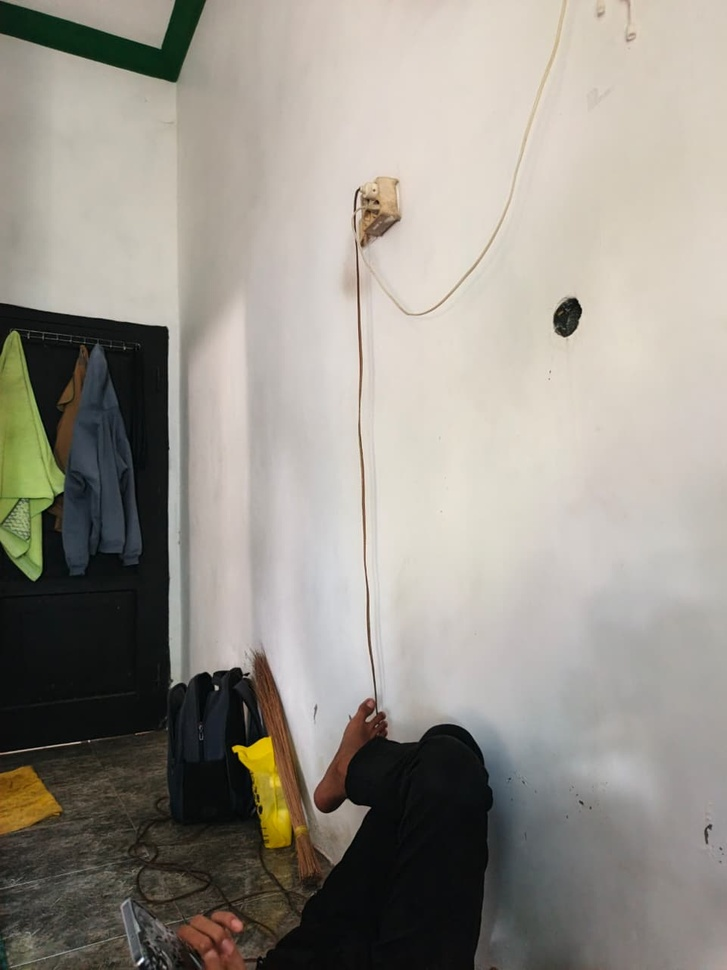
#> input picture img/1.jpeg, 727 x 970 px, shrunk from 960 x 1280 before the run; its folder holds 4 pictures in this run
$ jupyter execute image-stitching-panorama.ipynb   (shell and % lines are left out)
#> lines starting #> are read from the running program, lines starting #| are printed output that depends on the picture
[cell 1]
import os
import cv2
import math
import glob
import numpy as np
import matplotlib.pyplot as plt

# Image Reading and Preprocessing

[cell 2]
folder_path = '/kaggle/input/datasets/jauhanahmad/gambar/img/'

imagefiles = glob.glob(os.path.join(folder_path, '*.jpeg'))

imagefiles.sort(key=lambda f: int(''.join(filter(str.isdigit, os.path.basename(f)))))

images = []
images_rgb = []

print(f"Ditemukan {len(imagefiles)} gambar:")
for f in imagefiles:
    print(f"- {f}")

for filename in imagefiles:
    img = cv2.imread(filename)
#> img is the input picture: shape (970, 727, 3); mean B, G, R 138.1, 146.7, 151.3

    if img is not None:
        images.append(img)

        img_rgb = cv2.cvtColor(img, cv2.COLOR_BGR2RGB)
        images_rgb.append(img_rgb)
    else:
        print(f"Gagal membaca file: {filename}")

num_images = len(images)

# Image Display

[cell 3]
if num_images > 0:
    plt.figure(figsize=[20, 8])
    num_cols = 3
    num_rows = math.ceil(num_images / num_cols)

    for i in range(0, num_images):
        plt.subplot(num_rows, num_cols, i + 1)
        plt.axis("off")
        plt.imshow(images_rgb[i])
        plt.title(f"Gambar {i+1}")

    plt.tight_layout()
    plt.show()
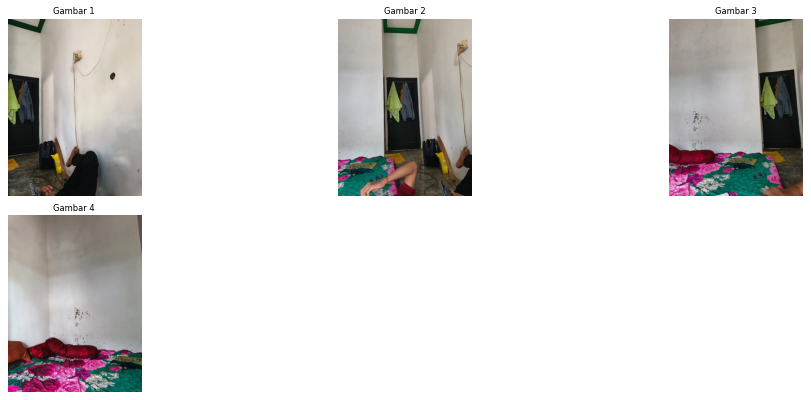
#> figure drawn by matplotlib, 4 panels
else:
    print("Tidak ada gambar yang berhasil dimuat.")

# deteksi keypoints dan Feature matching

[cell 4]
sift = cv2.SIFT_create()

img1 = images[0]
img2 = images[1]
gray1 = cv2.cvtColor(img1, cv2.COLOR_BGR2GRAY)
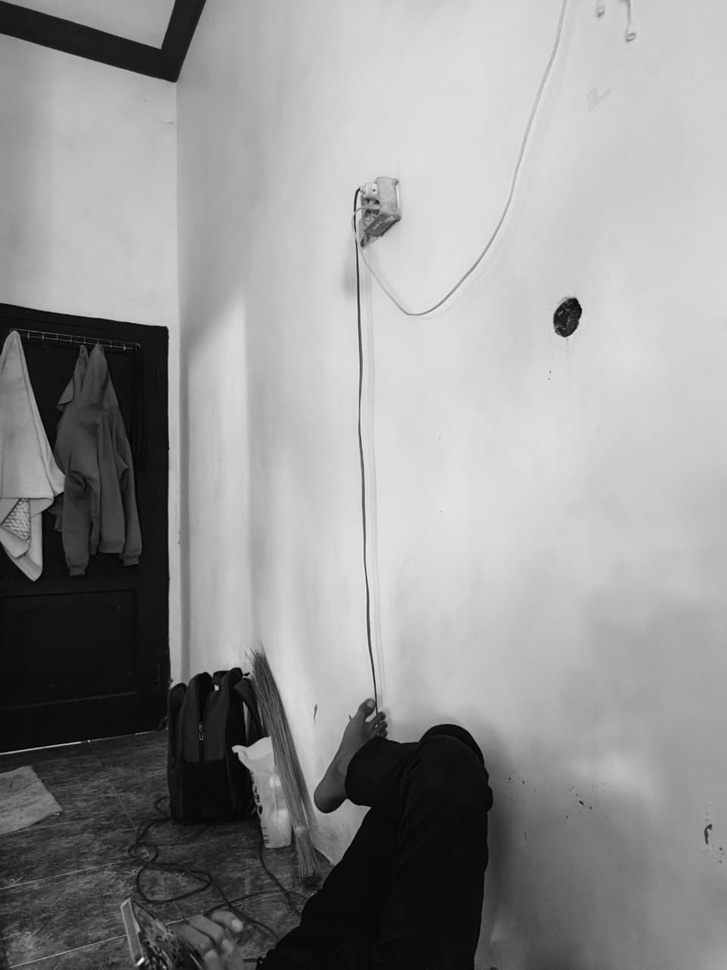
#> gray1: shape (970, 727); min 0, max 254, mean 147.1
gray2 = cv2.cvtColor(img2, cv2.COLOR_BGR2GRAY)
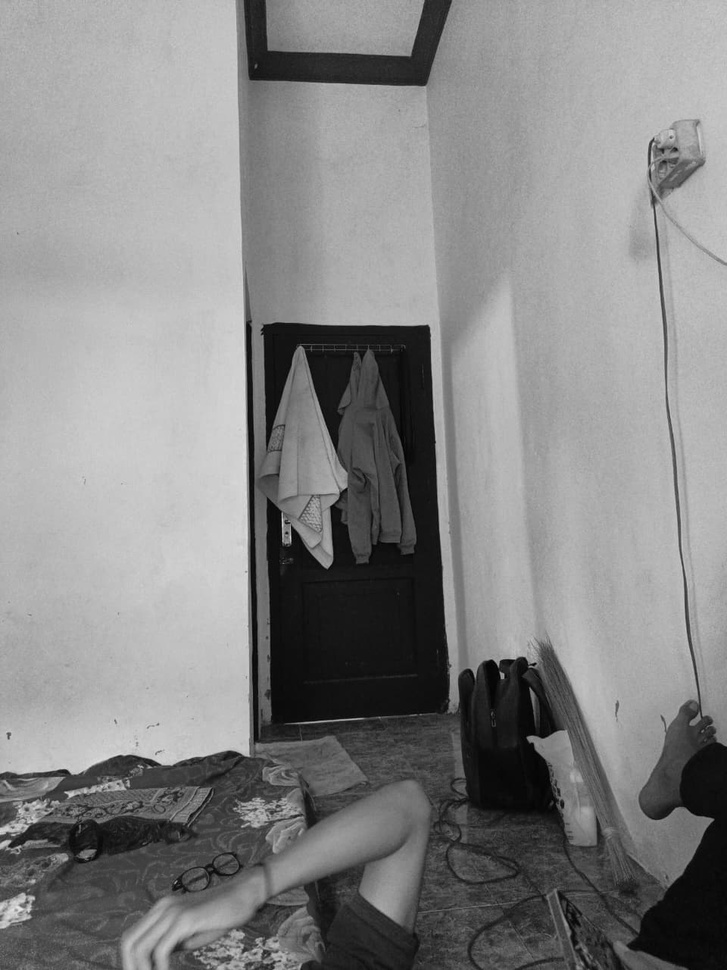
#> gray2: shape (970, 727); min 0, max 231, mean 134.1

kp1, des1 = sift.detectAndCompute(gray1, None)
kp2, des2 = sift.detectAndCompute(gray2, None)

img_keypoints = cv2.drawKeypoints(gray1, kp1, None, flags=cv2.DRAW_MATCHES_FLAGS_DRAW_RICH_KEYPOINTS)
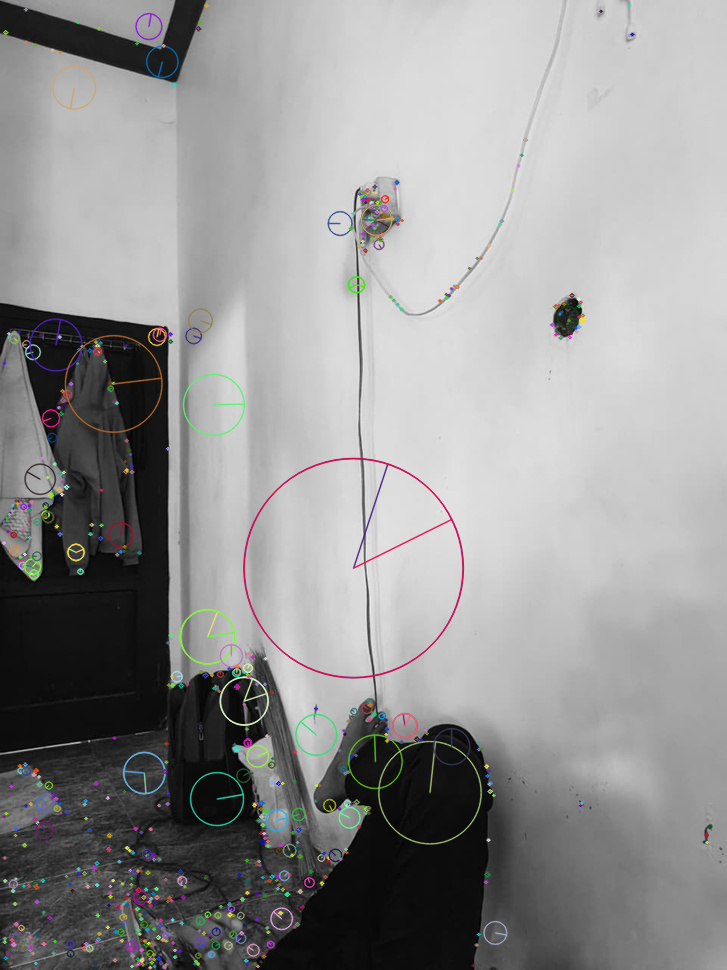
#> img_keypoints: shape (970, 727, 3); mean of channels 0, 1, 2 147.6, 147.8, 147.9; drawn as B, G, R
cv2.imwrite('keypoints.jpg', img_keypoints)

bf = cv2.BFMatcher()
matches = bf.knnMatch(des1, des2, k=2)


good_matches = []
for m, n in matches:
    if m.distance < 0.75 * n.distance:
        good_matches.append([m])


img_matches = cv2.drawMatchesKnn(gray1, kp1, gray2, kp2, good_matches[:50], None, flags=cv2.DrawMatchesFlags_NOT_DRAW_SINGLE_POINTS)
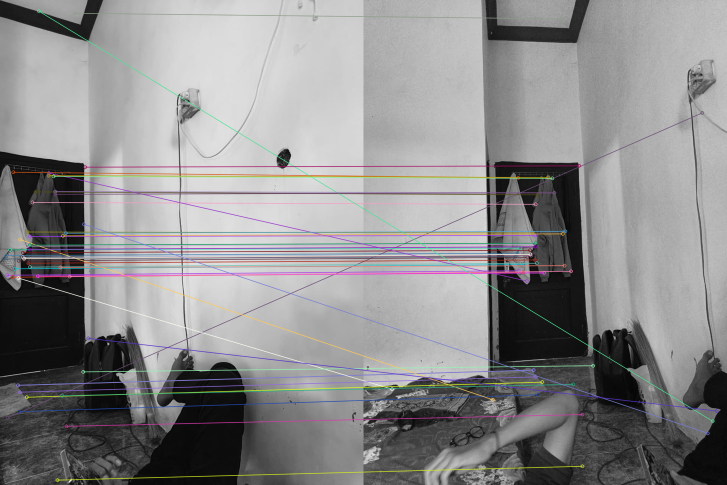
#> img_matches: shape (970, 1454, 3) (shown at 1/2 size); mean of channels 0, 1, 2 140.3, 139.6, 140.3; drawn as B, G, R
cv2.imwrite('matches.jpg', img_matches) # Simpan untuk laporan


plt.figure(figsize=(15, 10))
plt.subplot(2,1,1)
plt.imshow(img_keypoints)
plt.title("Deteksi Keypoints (SIFT)")
plt.axis('off')

plt.subplot(2,1,2)
plt.imshow(img_matches)
plt.title("Feature Matching (SIFT)")
plt.axis('off')
plt.show()

# Image Stitching

[cell 5]
if num_images > 1:
    print("Sedang memproses stitching (ini mungkin memakan waktu)...")
    stitcher = cv2.Stitcher_create()
    status, result = stitcher.stitch(images)
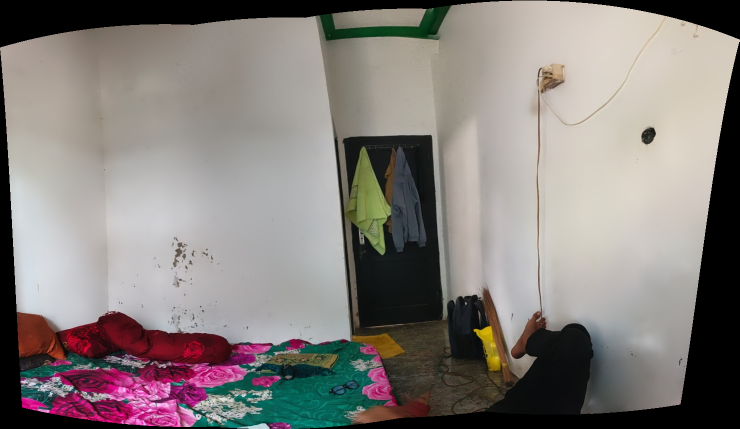
#> result: shape (858, 1479, 3) (shown at 1/2 size); mean of channels 0, 1, 2 123.5, 126.7, 132.9; drawn as B, G, R
    if status == cv2.Stitcher_OK:
        print("Panorama BERHASIL dibuat!")

        result_rgb = cv2.cvtColor(result, cv2.COLOR_BGR2RGB)

        plt.figure(figsize=[30, 10])
        plt.imshow(result_rgb)
        plt.axis("off")
        plt.title("Hasil Akhir Panorama")
        plt.show()
    else:
        error_map = {
            1: "ERR_NEED_MORE_IMGS (Perlu lebih banyak gambar)",
            2: "ERR_HOMOGRAPHY_EST_FAIL (Gagal menyamakan perspektif/kurang overlap)",
            3: "ERR_CAMERA_PARAMS_ADJUST_FAIL (Gagal menyesuaikan parameter kamera)"
        }
        print(f"Stitching GAGAL. Status: {status}")
        print(f"Penyebab: {error_map.get(status, 'Unknown Error')}")
else:
    print("Jumlah gambar kurang untuk membuat panorama (minimal 2).")
